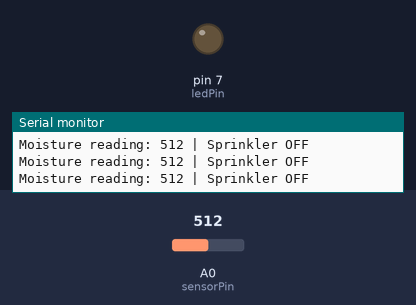
Simulated run of this sketch. Board: Arduino Uno, built with avr-gcc and run on an emulated ATmega328P. Parts: output pins drawn as LEDs (lit = HIGH), the last lines printed to the serial monitor. Inputs (shaded band) come from the test bench; at power-on: A0 (sensorPin) = 512.

Above: at 1.3 s.
1.4 s: A0 (sensorPin) set to 316
2.9 s: A0 (sensorPin) set to 282
At 3.8 s:
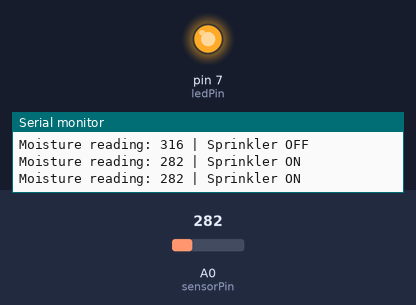
4.5 s: A0 (sensorPin) set to 482
6.0 s: A0 (sensorPin) set to 513
At 7.2 s:
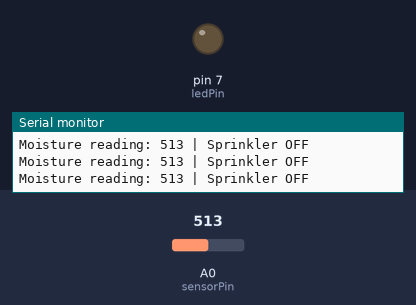
7.5 s: A0 (sensorPin) set to 122
At 8.6 s:
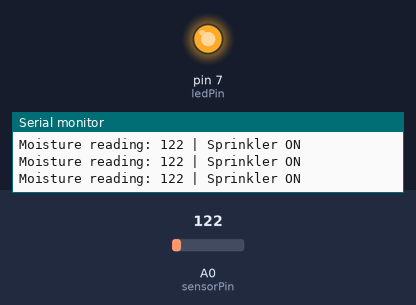
Timing chart, 0 to 10.0 s (numbered marks = the images above; inputs shaded):
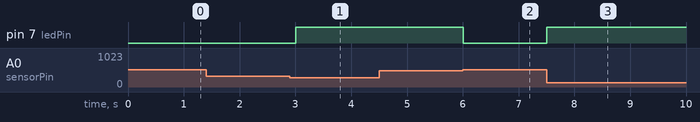

Measured:
- the behaviour switches between 300 and 299 on A0 (sensorPin) (found by bisection; images 0 and 1)
- the behaviour switches between 500 and 501 on A0 (sensorPin) (found by bisection; images 1 and 2)
- after the input at 2.9 s, pin 7 (ledPin): LOW → HIGH after 0.10 s
- after the input at 6.0 s, pin 7 (ledPin): HIGH → LOW at once
- after the input at 7.5 s, pin 7 (ledPin): LOW → HIGH at once

The sketch:

Moisture_Detector.ino
```cpp
const int ledPin = 7;
const int sensorPin = A0;
const int startWateringBelow = 300;
const int stopWateringAbove = 500;

bool watering = false;

void setup() {
  pinMode(ledPin, OUTPUT);
  Serial.begin(9600);
}

void loop() {
  int moisture = analogRead(sensorPin);

  if (moisture < startWateringBelow) {
    watering = true;
  }
  else if (moisture > stopWateringAbove) {
    watering = false;
  }

  digitalWrite(ledPin, watering ? HIGH : LOW); //serial is the name the code uses to communicate with my computer

  Serial.print("Moisture reading: ");
  Serial.print(moisture);
  Serial.println(watering? " | Sprinkler ON" : " | Sprinkler OFF");
              //println is the same as the ? it means if the water condition is true then display Sprinkler On, otherwise display Sprinkler OFF
  delay(500);
                 }
```
